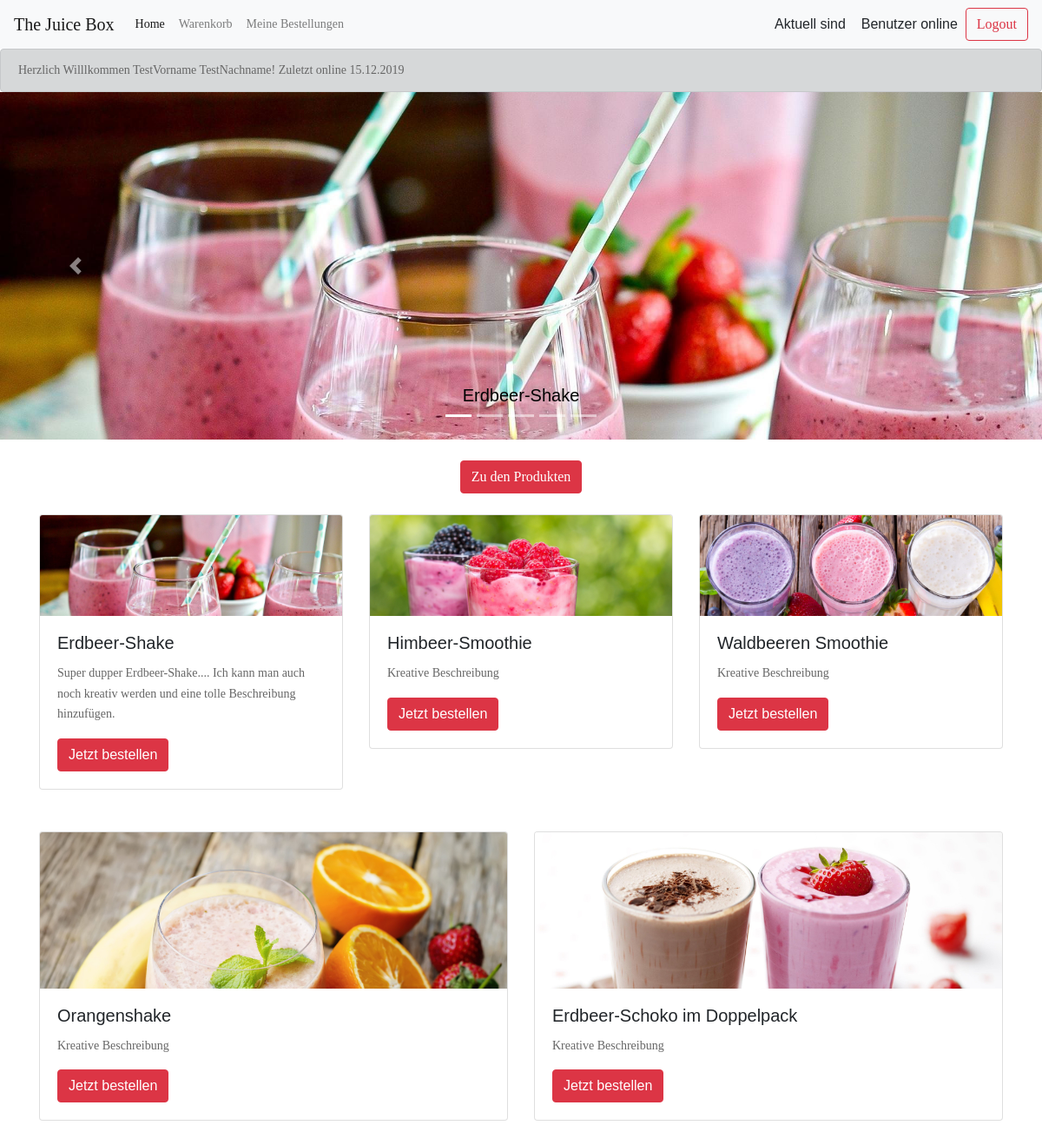
Screenshot of /geheim.php (signed in) with the database file from the repository.
### tables this page shows
CREATE TABLE benutzer(
	id int PRIMARY KEY AUTO_INCREMENT,
	email varchar(255),
	passwort varchar(255),
	salz varchar(255),
	vorname varchar(255),
	nachname varchar(255),
	last_login DATETIME NOT NULL DEFAULT CURRENT_TIMESTAMP,
	created_at DATETIME NOT NULL DEFAULT CURRENT_TIMESTAMP,
	logged_in int(1) NOT NULL DEFAULT 0
);

CREATE TABLE produkt(
	id int PRIMARY KEY AUTO_INCREMENT,
	produktname varchar(255),
	preis float,
	beschreibung varchar(255)
);

### geheim.php (the view, shortened to what this page needs)
<?php
$pdo = new PDO('mysql:host=localhost;dbname=thejuicebox', 'root', '');
$statement = $pdo->prepare("SELECT * FROM produkt");
    $statement->execute();
    $products = $statement->fetchAll();
    $statement = $pdo->prepare("SELECT * FROM benutzer WHERE id = :id");
    $statement->execute(array('id' => $_SESSION['userid']));
    $user = $statement->fetch();
?>
<!DOCTYPE html>
<html lang="en">
<head>
    <link rel="stylesheet" href="bootstrap/css/bootstrap.min.css">
    <link rel="stylesheet" href="css/default.css">
    <link rel="stylesheet" type="text/css" href="vendor/bootstrap/css/bootstrap.min.css">
    <link rel="stylesheet" type="text/css" href="vendor/animate/animate.css">
    <link rel="stylesheet" type="text/css" href="vendor/css-hamburgers/hamburgers.min.css">
    <link rel="stylesheet" type="text/css" href="vendor/animsition/css/animsition.min.css">
    <link rel="stylesheet" type="text/css" href="vendor/select2/select2.min.css">
    <link rel="stylesheet" type="text/css" href="vendor/daterangepicker/daterangepicker.css">
    <link rel="stylesheet" type="text/css" href="css/util.css">
    <link rel="stylesheet" type="text/css" href="css/main.css">
    <link rel="stylesheet" type="text/css" href="css/style.css">
</head>
<body>
<nav class="navbar navbar-expand-lg navbar-light bg-light">
  <a class="navbar-brand" href="#">The Juice Box</a>
  <ul class="collapse navbar-collapse" id="navbarNavAltMarkup">
    <ul class="navbar-nav  mr-auto mt-2 mt-lg-0">
      <a class="nav-item nav-link active" href="geheim.php">Home <span class="sr-only">(current)</span></a>
      <a class="nav-item nav-link" href="warenkorb.php">Warenkorb</a>
      <a class="nav-item nav-link" href="meineBestellungen.php">Meine Bestellungen</a>
    </ul>
    <div class="form-inline my-2 my-lg-0">
      Aktuell sind &nbsp; <span id="logged_in"></span> &nbsp; Benutzer online &nbsp;
      <a class="btn btn-outline-danger my-2 my-sm-0" href="logout.php" role="button">Logout</a>
    </div>
</nav>
<div class="alert alert-dark mb-0" role="alert" >
  <p>Herzlich Willlkommen <?php echo $user['vorname'].' '.$user['nachname'] ?>! Zuletzt online <?php echo date('d.m.Y', strtotime($user['last_login'])) ?></p>
</div>
    <div class="bd-example">
    <div id="carouselExampleCaptions" class="carousel slide" data-ride="carousel">
        <ol class="carousel-indicators">
        <li data-target="#carouselExampleCaptions" data-slide-to="0" class="active"></li>
        <li data-target="#carouselExampleCaptions" data-slide-to="1"></li>
        <li data-target="#carouselExampleCaptions" data-slide-to="2"></li>
        <li data-target="#carouselExampleCaptions" data-slide-to="3"></li>
        <li data-target="#carouselExampleCaptions" data-slide-to="4"></li>
        </ol>
        <div class="carousel-inner">
        <?php foreach ($products as $product): ?>
        <div class="carousel-item <?php if ($product["id"] == 1): ?> active <?php endif; ?>">
            <img src="images/carousel/smoothie<?php echo $product["id"]?>.jpg" height="80%" class="d-block w-100">
            <div class="carousel-caption d-none d-md-block">
            <h5 style="color:#000"><?php echo $product["produktname"]?></h5>
            </div>
        </div>
        <?php endforeach; ?>
        </div>
        <a class="carousel-control-prev" href="#carouselExampleCaptions" role="button" data-slide="prev">
        <span class="carousel-control-prev-icon" aria-hidden="true"></span>
        </a>
        <a class="carousel-control-next" href="#carouselExampleCaptions" role="button" data-slide="next">
        <span class="carousel-control-next-icon" aria-hidden="true"></span>
        </a>
    </div>
    </div>
    <center>
    <a class="btn btn-danger m-4" id="PollyistderBeste" href="#produktuebersicht">
        Zu den Produkten
    </a>
    </center>
<?php $i=1 ?>
    <div class="container" id="produktuebersicht">
      <div class="row">
        <?php foreach ($products as $product): ?>
        <div class="col-sm mb-5">
            <div class="card">
        <img src="images/carousel/smoothie<?php echo $product["id"]?>.jpg" class="card-img-top">
      <div class="card-body">
          <h5 class="card-title"><?php echo $product["produktname"]?></h5>
          <p class="card-text"><?php echo $product["beschreibung"]?></p>
          <button type="button" class="btn btn-danger mt-3" data-toggle="modal" data-target="#exampleModal"> Jetzt bestellen </button>
        </div>
      </div>
        </div>
        <?php if($i%3 == 0): ?>
      </div>
      <div class="row">
        <?php endif; ?>
        <?php $i++ ?>
        <?php endforeach; ?>
  </div>
</div>
</body>

### css/default.css (style rules this page uses)
body { font-family: 'Roboto', sand-serif; }

### css/main.css (style rules this page uses)
* { margin: 0px; padding: 0px; box-sizing: border-box; }
body, html { height: 100%; font-family: OpenSans-Regular, sans-serif; }
a { font-family: OpenSans-Regular; font-size: 14px; line-height: 1.7; color: #666666; margin: 0px; transition: all 0.4s; -webkit-transition: all 0.4s; -o-transition: all 0.4s; -moz-transition: all 0.4s; }
h1, h2, h3, h4, h5, h6 { margin: 0px; }
p { font-family: OpenSans-Regular; font-size: 14px; line-height: 1.7; color: #666666; margin: 0px; }
ul, li { margin: 0px; list-style-type: none; }
button { outline: none !important; border: none; background: transparent; }

### rows the page displays
benutzer: vorname "TestVorname", nachname "TestNachname", last_login "15.12.2019"
produkt: produktname "Erdbeer-Shake", shows a picture, beschreibung "Super dupper Erdbeer-Shake.... Ich kann man auch noch kreativ werden und eine tolle Beschreibung hinzufügen."
produkt: shows a picture, produktname "Himbeer-Smoothie", beschreibung "Kreative Beschreibung"
produkt: shows a picture, produktname "Waldbeeren Smoothie", beschreibung "Kreative Beschreibung"
produkt: shows a picture, produktname "Orangenshake", beschreibung "Kreative Beschreibung"
produkt: shows a picture, produktname "Erdbeer-Schoko im Doppelpack", beschreibung "Kreative Beschreibung"
